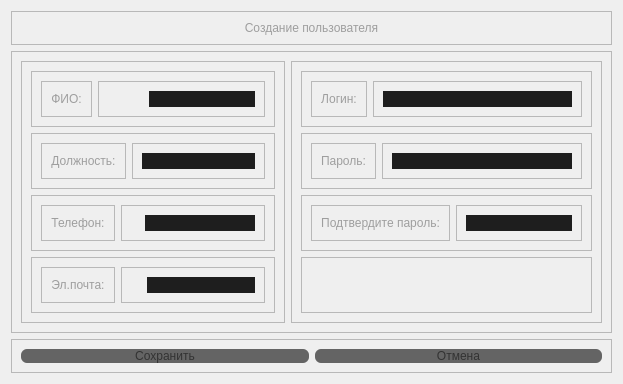
                   <widget class="QWidget" name="page_crt_user_3">
                    <layout class="QVBoxLayout" name="verticalLayout_12">
                     <item>
                      <widget class="QFrame" name="frame_23">
                       <property name="maximumSize">
                        <size>
                         <width>16777215</width>
                         <height>58</height>
                        </size>
                       </property>
                       <property name="frameShape">
                        <enum>QFrame::StyledPanel</enum>
                       </property>
                       <property name="frameShadow">
                        <enum>QFrame::Raised</enum>
                       </property>
                       <layout class="QHBoxLayout" name="horizontalLayout_16">
                        <item>
                         <widget class="QLabel" name="label_crt_info_3">
                          <property name="maximumSize">
                           <size>
                            <width>16777215</width>
                            <height>20</height>
                           </size>
                          </property>
                          <property name="styleSheet">
                           <string notr="true">color: rgb(158, 158, 158);</string>
                          </property>
                          <property name="text">
                           <string>Создание пользователя</string>
                          </property>
                          <property name="alignment">
                           <set>Qt::AlignCenter</set>
                          </property>
                         </widget>
                        </item>
                       </layout>
                      </widget>
                     </item>
                     <item>
                      <widget class="QFrame" name="frame_24">
                       <property name="frameShape">
                        <enum>QFrame::StyledPanel</enum>
                       </property>
                       <property name="frameShadow">
                        <enum>QFrame::Raised</enum>
                       </property>
                       <layout class="QHBoxLayout" name="horizontalLayout_17">
                        <item>
                         <widget class="QFrame" name="frame_13">
                          <property name="frameShape">
                           <enum>QFrame::StyledPanel</enum>
                          </property>
                          <property name="frameShadow">
                           <enum>QFrame::Raised</enum>
                          </property>
                          <layout class="QVBoxLayout" name="verticalLayout_10">
                           <item>
                            <widget class="QFrame" name="frame_14">
                             <property name="frameShape">
                              <enum>QFrame::StyledPanel</enum>
                             </property>
                             <property name="frameShadow">
                              <enum>QFrame::Raised</enum>
                             </property>
                             <layout class="QHBoxLayout" name="horizontalLayout_8">
                              <item>
                               <widget class="QFrame" name="frame_32">
                                <property name="frameShape">
                                 <enum>QFrame::StyledPanel</enum>
                                </property>
                                <property name="frameShadow">
                                 <enum>QFrame::Raised</enum>
                                </property>
                                <layout class="QVBoxLayout" name="verticalLayout_23">
                                 <item>
                                  <widget class="QLabel" name="label_fio_3">
                                   <property name="styleSheet">
                                    <string notr="true">color: rgb(158, 158, 158);</string>
                                   </property>
                                   <property name="text">
                                    <string>ФИО:</string>
                                   </property>
                                   <property name="alignment">
                                    <set>Qt::AlignCenter</set>
                                   </property>
                                  </widget>
                                 </item>
                                </layout>
                               </widget>
                              </item>
                              <item>
                               <widget class="QFrame" name="frame_25">
                                <property name="frameShape">
                                 <enum>QFrame::StyledPanel</enum>
                                </property>
                                <property name="frameShadow">
                                 <enum>QFrame::Raised</enum>
                                </property>
                                <layout class="QVBoxLayout" name="verticalLayout_16">
                                 <property name="leftMargin">
                                  <number>50</number>
                                 </property>
                                 <item>
                                  <widget class="QLineEdit" name="lineEdit_fio_3">
                                   <property name="maximumSize">
                                    <size>
                                     <width>90000</width>
                                     <height>16777215</height>
                                    </size>
                                   </property>
                                   <property name="styleSheet">
                                    <string notr="true">background-color: rgb(30, 30, 30);
font: 14pt &quot;Cantarell&quot;;
color: rgb(158, 158, 158);
border:0px;
border-radius: 12px;
</string>
                                   </property>
                                  </widget>
                                 </item>
                                </layout>
                               </widget>
                              </item>
                             </layout>
                            </widget>
                           </item>
                           <item>
                            <widget class="QFrame" name="frame_16">
                             <property name="frameShape">
                              <enum>QFrame::StyledPanel</enum>
                             </property>
                             <property name="frameShadow">
                              <enum>QFrame::Raised</enum>
                             </property>
                             <layout class="QHBoxLayout" name="horizontalLayout_9">
                              <item>
                               <widget class="QFrame" name="frame_33">
                                <property name="frameShape">
                                 <enum>QFrame::StyledPanel</enum>
                                </property>
                                <property name="frameShadow">
                                 <enum>QFrame::Raised</enum>
                                </property>
                                <layout class="QVBoxLayout" name="verticalLayout_22">
                                 <item>
                                  <widget class="QLabel" name="label_post_3">
                                   <property name="styleSheet">
                                    <string notr="true">color: rgb(158, 158, 158);</string>
                                   </property>
                                   <property name="text">
                                    <string>Должность:</string>
                                   </property>
                                   <property name="alignment">
                                    <set>Qt::AlignCenter</set>
                                   </property>
                                  </widget>
                                 </item>
                                </layout>
                               </widget>
                              </item>
                              <item>
                               <widget class="QFrame" name="frame_26">
                                <property name="frameShape">
                                 <enum>QFrame::StyledPanel</enum>
                                </property>
                                <property name="frameShadow">
                                 <enum>QFrame::Raised</enum>
                                </property>
                                <layout class="QVBoxLayout" name="verticalLayout_17">
                                 <item>
                                  <widget class="QLineEdit" name="lineEdit_post_3">
                                   <property name="maximumSize">
                                    <size>
                                     <width>90000</width>
                                     <height>16777215</height>
                                    </size>
                                   </property>
                                   <property name="styleSheet">
                                    <string notr="true">background-color: rgb(30, 30, 30);
font: 14pt &quot;Cantarell&quot;;
color: rgb(158, 158, 158);
border:0px;
border-radius: 12px;
</string>
                                   </property>
                                  </widget>
                                 </item>
                                </layout>
                               </widget>
                              </item>
                             </layout>
                            </widget>
                           </item>
                           <item>
                            <widget class="QFrame" name="frame_17">
                             <property name="frameShape">
                              <enum>QFrame::StyledPanel</enum>
                             </property>
                             <property name="frameShadow">
                              <enum>QFrame::Raised</enum>
                             </property>
                             <layout class="QHBoxLayout" name="horizontalLayout_10">
                              <item>
                               <widget class="QFrame" name="frame_34">
                                <property name="maximumSize">
                                 <size>
                                  <width>9000</width>
                                  <height>16777215</height>
                                 </size>
                                </property>
                                <property name="frameShape">
                                 <enum>QFrame::StyledPanel</enum>
                                </property>
                                <property name="frameShadow">
                                 <enum>QFrame::Raised</enum>
                                </property>
                                <layout class="QVBoxLayout" name="verticalLayout_20">
                                 <item>
                                  <widget class="QLabel" name="label_phone_3">
                                   <property name="maximumSize">
                                    <size>
                                     <width>75</width>
                                     <height>16777215</height>
                                    </size>
                                   </property>
                                   <property name="styleSheet">
                                    <string notr="true">color: rgb(158, 158, 158);</string>
                                   </property>
                                   <property name="text">
                                    <string>Телефон:</string>
                                   </property>
                                   <property name="alignment">
                                    <set>Qt::AlignCenter</set>
                                   </property>
                                  </widget>
                                 </item>
                                </layout>
                               </widget>
                              </item>
                              <item>
                               <widget class="QFrame" name="frame_28">
                                <property name="maximumSize">
                                 <size>
                                  <width>9000</width>
                                  <height>16777215</height>
                                 </size>
                                </property>
                                <property name="frameShape">
                                 <enum>QFrame::StyledPanel</enum>
                                </property>
                                <property name="frameShadow">
                                 <enum>QFrame::Raised</enum>
                                </property>
                                <layout class="QVBoxLayout" name="verticalLayout_18">
                                 <property name="leftMargin">
                                  <number>23</number>
                                 </property>
                                 <item>
                                  <widget class="QLineEdit" name="lineEdit_cabinet_3">
                                   <property name="styleSheet">
                                    <string notr="true">background-color: rgb(30, 30, 30);
font: 14pt &quot;Cantarell&quot;;
color: rgb(158, 158, 158);
border:0px;
border-radius: 12px;
</string>
                                   </property>
                                  </widget>
                                 </item>
                                </layout>
                               </widget>
                              </item>
                             </layout>
                            </widget>
                           </item>
                           <item>
                            <widget class="QFrame" name="frame_15">
                             <property name="frameShape">
                              <enum>QFrame::StyledPanel</enum>
                             </property>
                             <property name="frameShadow">
                              <enum>QFrame::Raised</enum>
                             </property>
                             <layout class="QHBoxLayout" name="horizontalLayout_11">
                              <item>
                               <widget class="QFrame" name="frame_35">
                                <property name="maximumSize">
                                 <size>
                                  <width>75</width>
                                  <height>16777215</height>
                                 </size>
                                </property>
                                <property name="frameShape">
                                 <enum>QFrame::StyledPanel</enum>
                                </property>
                                <property name="frameShadow">
                                 <enum>QFrame::Raised</enum>
                                </property>
                                <layout class="QVBoxLayout" name="verticalLayout_21">
                                 <item>
                                  <widget class="QLabel" name="label_mail_3">
                                   <property name="styleSheet">
                                    <string notr="true">color: rgb(158, 158, 158);</string>
                                   </property>
                                   <property name="text">
                                    <string>Эл.почта:</string>
                                   </property>
                                   <property name="alignment">
                                    <set>Qt::AlignCenter</set>
                                   </property>
                                  </widget>
                                 </item>
                                </layout>
                               </widget>
                              </item>
                              <item>
                               <widget class="QFrame" name="frame_27">
                                <property name="frameShape">
                                 <enum>QFrame::StyledPanel</enum>
                                </property>
                                <property name="frameShadow">
                                 <enum>QFrame::Raised</enum>
                                </property>
                                <layout class="QVBoxLayout" name="verticalLayout_19">
                                 <property name="leftMargin">
                                  <number>25</number>
                                 </property>
                                 <item>
                                  <widget class="QLineEdit" name="lineEdit_mail_3">
                                   <property name="styleSheet">
                                    <string notr="true">background-color: rgb(30, 30, 30);
font: 14pt &quot;Cantarell&quot;;
color: rgb(158, 158, 158);
border:0px;
border-radius: 12px;
</string>
                                   </property>
                                  </widget>
                                 </item>
                                </layout>
                               </widget>
                              </item>
                             </layout>
                            </widget>
                           </item>
                          </layout>
                         </widget>
                        </item>
                        <item>
                         <widget class="QFrame" name="frame_18">
                          <property name="frameShape">
                           <enum>QFrame::StyledPanel</enum>
                          </property>
                          <property name="frameShadow">
                           <enum>QFrame::Raised</enum>
                          </property>
                          <layout class="QVBoxLayout" name="verticalLayout_11">
                           <item>
                            <widget class="QFrame" name="frame_20">
                             <property name="frameShape">
                              <enum>QFrame::StyledPanel</enum>
                             </property>
                             <property name="frameShadow">
                              <enum>QFrame::Raised</enum>
                             </property>
                             <layout class="QHBoxLayout" name="horizontalLayout_12">
                              <item>
                               <widget class="QFrame" name="frame_36">
                                <property name="maximumSize">
                                 <size>
                                  <width>75</width>
                                  <height>16777215</height>
                                 </size>
                                </property>
                                <property name="frameShape">
                                 <enum>QFrame::StyledPanel</enum>
                                </property>
                                <property name="frameShadow">
                                 <enum>QFrame::Raised</enum>
                                </property>
                                <layout class="QVBoxLayout" name="verticalLayout_24">
                                 <item>
                                  <widget class="QLabel" name="label_login_3">
                                   <property name="maximumSize">
                                    <size>
                                     <width>103</width>
                                     <height>16777215</height>
                                    </size>
                                   </property>
                                   <property name="styleSheet">
                                    <string notr="true">color: rgb(158, 158, 158);</string>
                                   </property>
                                   <property name="text">
                                    <string>Логин:</string>
                                   </property>
                                   <property name="alignment">
                                    <set>Qt::AlignCenter</set>
                                   </property>
                                  </widget>
                                 </item>
                                </layout>
                               </widget>
                              </item>
                              <item>
                               <widget class="QFrame" name="frame_29">
                                <property name="maximumSize">
                                 <size>
                                  <width>9000</width>
                                  <height>16777215</height>
                                 </size>
                                </property>
                                <property name="frameShape">
                                 <enum>QFrame::StyledPanel</enum>
                                </property>
                                <property name="frameShadow">
                                 <enum>QFrame::Raised</enum>
                                </property>
                                <layout class="QVBoxLayout" name="verticalLayout_15">
                                 <item>
                                  <widget class="QLineEdit" name="lineEdit_login_3">
                                   <property name="styleSheet">
                                    <string notr="true">background-color: rgb(30, 30, 30);
font: 14pt &quot;Cantarell&quot;;
color: rgb(158, 158, 158);
border:0px;
border-radius: 12px;
</string>
                                   </property>
                                  </widget>
                                 </item>
                                </layout>
                               </widget>
                              </item>
                             </layout>
                            </widget>
                           </item>
                           <item>
                            <widget class="QFrame" name="frame_19">
                             <property name="frameShape">
                              <enum>QFrame::StyledPanel</enum>
                             </property>
                             <property name="frameShadow">
                              <enum>QFrame::Raised</enum>
                             </property>
                             <layout class="QHBoxLayout" name="horizontalLayout_13">
                              <item>
                               <widget class="QFrame" name="frame_37">
                                <property name="maximumSize">
                                 <size>
                                  <width>78</width>
                                  <height>16777215</height>
                                 </size>
                                </property>
                                <property name="frameShape">
                                 <enum>QFrame::StyledPanel</enum>
                                </property>
                                <property name="frameShadow">
                                 <enum>QFrame::Raised</enum>
                                </property>
                                <layout class="QVBoxLayout" name="verticalLayout_25">
                                 <item>
                                  <widget class="QLabel" name="label_passw_5">
                                   <property name="styleSheet">
                                    <string notr="true">color: rgb(158, 158, 158);</string>
                                   </property>
                                   <property name="text">
                                    <string>Пароль:</string>
                                   </property>
                                   <property name="alignment">
                                    <set>Qt::AlignCenter</set>
                                   </property>
                                  </widget>
                                 </item>
                                </layout>
                               </widget>
                              </item>
                              <item>
                               <widget class="QFrame" name="frame_30">
                                <property name="maximumSize">
                                 <size>
                                  <width>9000</width>
                                  <height>16777215</height>
                                 </size>
                                </property>
                                <property name="frameShape">
                                 <enum>QFrame::StyledPanel</enum>
                                </property>
                                <property name="frameShadow">
                                 <enum>QFrame::Raised</enum>
                                </property>
                                <layout class="QVBoxLayout" name="verticalLayout_13">
                                 <item>
                                  <widget class="QLineEdit" name="lineEdit_pass_3">
                                   <property name="styleSheet">
                                    <string notr="true">background-color: rgb(30, 30, 30);
font: 14pt &quot;Cantarell&quot;;
color: rgb(158, 158, 158);
border:0px;
border-radius: 12px;
</string>
                                   </property>
                                  </widget>
                                 </item>
                                </layout>
                               </widget>
                              </item>
                             </layout>
                            </widget>
                           </item>
                           <item>
                            <widget class="QFrame" name="frame_21">
                             <property name="frameShape">
                              <enum>QFrame::StyledPanel</enum>
                             </property>
                             <property name="frameShadow">
                              <enum>QFrame::Raised</enum>
                             </property>
                             <layout class="QHBoxLayout" name="horizontalLayout_14">
                              <item>
                               <widget class="QFrame" name="frame_38">
                                <property name="maximumSize">
                                 <size>
                                  <width>160</width>
                                  <height>16777215</height>
                                 </size>
                                </property>
                                <property name="frameShape">
                                 <enum>QFrame::StyledPanel</enum>
                                </property>
                                <property name="frameShadow">
                                 <enum>QFrame::Raised</enum>
                                </property>
                                <layout class="QVBoxLayout" name="verticalLayout_26">
                                 <item>
                                  <widget class="QLabel" name="label_passw_6">
                                   <property name="styleSheet">
                                    <string notr="true">color: rgb(158, 158, 158);</string>
                                   </property>
                                   <property name="text">
                                    <string>Подтвердите пароль:</string>
                                   </property>
                                   <property name="alignment">
                                    <set>Qt::AlignCenter</set>
                                   </property>
                                  </widget>
                                 </item>
                                </layout>
                               </widget>
                              </item>
                              <item>
                               <widget class="QFrame" name="frame_31">
                                <property name="frameShape">
                                 <enum>QFrame::StyledPanel</enum>
                                </property>
                                <property name="frameShadow">
                                 <enum>QFrame::Raised</enum>
                                </property>
                                <layout class="QVBoxLayout" name="verticalLayout_14">
                                 <item>
                                  <widget class="QLineEdit" name="lineEdit_passw_4">
                                   <property name="styleSheet">
                                    <string notr="true">background-color: rgb(30, 30, 30);
font: 14pt &quot;Cantarell&quot;;
color: rgb(158, 158, 158);
border:0px;
border-radius: 12px;
</string>
                                   </property>
                                  </widget>
                                 </item>
                                </layout>
                               </widget>
                              </item>
                             </layout>
                            </widget>
                           </item>
                           <item>
                            <widget class="QFrame" name="frame_39">
                             <property name="frameShape">
                              <enum>QFrame::StyledPanel</enum>
                             </property>
                             <property name="frameShadow">
                              <enum>QFrame::Raised</enum>
                             </property>
                            </widget>
                           </item>
                          </layout>
                         </widget>
                        </item>
                       </layout>
                      </widget>
                     </item>
                     <item>
                      <widget class="QFrame" name="frame_22">
                       <property name="maximumSize">
                        <size>
                         <width>16777215</width>
                         <height>125</height>
                        </size>
                       </property>
                       <property name="frameShape">
                        <enum>QFrame::StyledPanel</enum>
                       </property>
                       <property name="frameShadow">
                        <enum>QFrame::Raised</enum>
                       </property>
                       <layout class="QHBoxLayout" name="horizontalLayout_15">
                        <item>
                         <widget class="QPushButton" name="pushButton_save_3">
                          <property name="maximumSize">
                           <size>
                            <width>300</width>
                            <height>30</height>
                           </size>
                          </property>
                          <property name="styleSheet">
                           <string notr="true">

QPushButton{
background-color: rgb(100, 100, 100);

color: rgb(50, 50, 50);
border:0px;
border-radius: 6px;
}

QPushButton:hover{
background-color: rgb(130, 130, 130);
color: rgb(50, 50, 50);
border-radius: 6px;
}



</string>
                          </property>
                          <property name="text">
                           <string>Сохранить</string>
                          </property>
                         </widget>
                        </item>
                        <item>
                         <widget class="QPushButton" name="pushButton_back_main_page_crt_usr_3">
                          <property name="maximumSize">
                           <size>
                            <width>300</width>
                            <height>35</height>
                           </size>
                          </property>
                          <property name="styleSheet">
                           <string notr="true">

QPushButton{
background-color: rgb(100, 100, 100);

color: rgb(50, 50, 50);
border:0px;
border-radius: 6px;
}

QPushButton:hover{
background-color: rgb(130, 130, 130);
color: rgb(50, 50, 50);
border-radius: 6px;
}



</string>
                          </property>
                          <property name="text">
                           <string>Отмена</string>
                          </property>
                         </widget>
                        </item>
                       </layout>
                      </widget>
                     </item>
                    </layout>
                   </widget>
